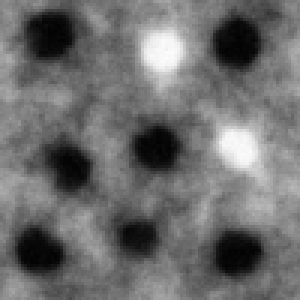
#> input picture sim_settings/xpcs_figs/Supplement/S3/1e5.tiff, 100 x 100 px (shown 3 times larger); the run also reads 1 picture not shown here
$ python quick_plot_sequence.py
#> lines starting #> are read from the running program, lines starting #| are printed output that depends on the picture; pictures that were not available may be replaced by others from this repository, and a replacement may not be noted
import numpy as np
import matplotlib.pyplot as plt
from mpl_toolkits.axes_grid1.anchored_artists import AnchoredSizeBar
from mpl_toolkits.axes_grid1.inset_locator import mark_inset, zoomed_inset_axes
from matplotlib import cm
import tifffile
import os

from scipy.optimize import curve_fit
from scipy.interpolate import CubicSpline

# Configure plot settings
from matplotlib import rcParams
#rcParams.update({'figure.autolayout': True})
SMALL_SIZE = 8
MEDIUM_SIZE = 10
BIGGER_SIZE = 12

#plt.rc('font', size=SMALL_SIZE)          # controls default text sizes
plt.rc('axes', titlesize=12)     # fontsize of the axes title
plt.rc('axes', labelsize=12)    # fontsize of the x and y labels
plt.rc('xtick', labelsize=12)    # fontsize of the tick labels
plt.rc('ytick', labelsize=12)    # fontsize of the tick labels
plt.rc('legend', fontsize=12)    # legend fontsize
plt.rc('figure', titlesize=BIGGER_SIZE)

def compute_moments(im, offset = 0):
    im = im - offset
    im[im<0] = 1e-3

    I0 = np.sum(im)
    x = range(np.shape(im)[1])
    y = range(np.shape(im)[0])
    X, Y = np.meshgrid(x, y)
    I1 = np.array([np.sum(X*im)/I0,np.sum(Y*im)/I0])

    # return an array with structure [[var(x), covar(x,y)],[covar(y,x), var(y)]]
    var_x = np.sum((X-I1[0])**2*im)/I0
    var_y = np.sum((Y-I1[1])**2*im)/I0
    covar_xy = np.sum((X-I1[0])*(Y-I1[1])*im)/I0
    I2 = np.array([[var_x, covar_xy],[covar_xy, var_y]])

    return I0, I1, I2

def diag_rank2(A):
    a = A[0,0]
    b = A[0,1]
    c = A[1,0]
    d = A[1,1]

    T1 = (a+d)/2
    T2 = np.sqrt(b*c-a*d+(a+d)**2/4)

    return T1 + T2, T1 - T2


images = tifffile.imread(r"diffraction_images.tiff")
rs_1 = tifffile.imread(r"1e5.tiff")
#> rs_1 is the input picture: shape (100, 100); min 2, max 252, mean 108.8
rs_2 = tifffile.imread(r"2e5.tiff")
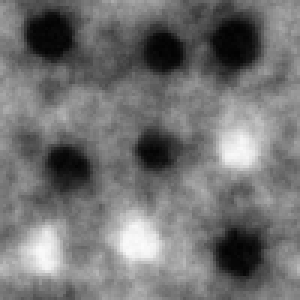
#> input picture sim_settings/xpcs_figs/Supplement/S3/2e5.tiff, 100 x 100 px (shown 3 times larger)
#> rs_2 is the input picture: shape (100, 100); min 2, max 251, mean 114.2
rs_3 = tifffile.imread(r"3e5.tiff")
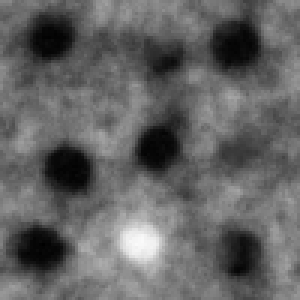
#> input picture sim_settings/xpcs_figs/Supplement/S3/3e5.tiff, 100 x 100 px (shown 3 times larger)
#> rs_3 is the input picture: shape (100, 100); min 0, max 250, mean 99.3

fig, axs = plt.subplots(2,3)
axs[0,0].imshow(images[0])
axs[0,1].imshow(images[1])
axs[0,2].imshow(images[2])

axs[1,0].imshow(rs_1, cmap = 'bwr', vmax = 255, vmin = 0)
axs[1,1].imshow(rs_2, cmap = 'bwr', vmax = 255, vmin = 0)
axs[1,2].imshow(rs_3, cmap = 'bwr', vmax = 255, vmin = 0)

axs[0,0].set_title('Step 0')
axs[0,1].set_title(r'Step $1 \times 10^7$')
axs[0,2].set_title(r'Step $2 \times 10^7$')

for ax in axs:
    for a in ax:
        a.set_xticks([])
        a.set_yticks([])

plt.show()
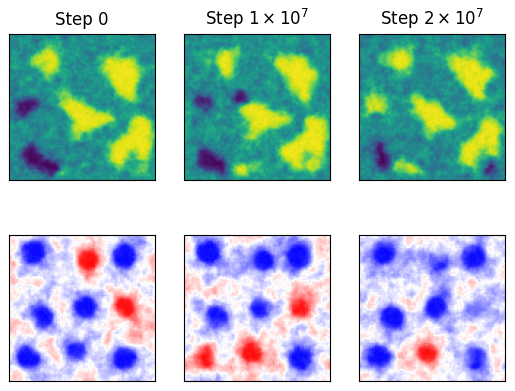
#> figure drawn by matplotlib, 6 panels
